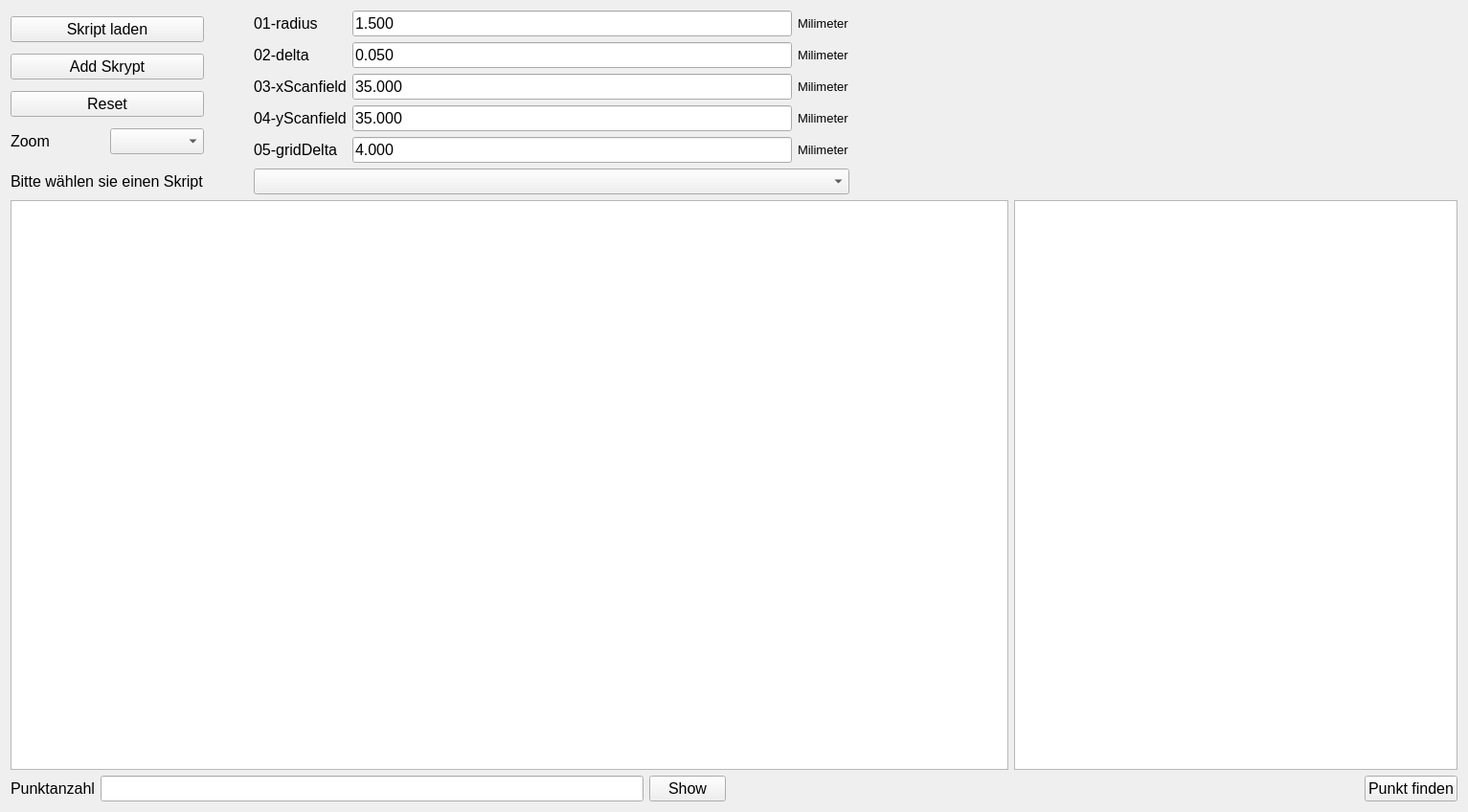
<?xml version="1.0" encoding="UTF-8"?>
<ui version="4.0">
 <class>Points_in_EllipseClass</class>
 <widget class="QWidget" name="Points_in_EllipseClass">
  <property name="geometry">
   <rect>
    <x>0</x>
    <y>0</y>
    <width>1533</width>
    <height>848</height>
   </rect>
  </property>
  <property name="windowTitle">
   <string>Points_in_Ellipse</string>
  </property>
  <layout class="QVBoxLayout" name="verticalLayout_2" stretch="0,0,0">
   <item>
    <layout class="QGridLayout" name="gridLayout_3">
     <item row="1" column="0">
      <widget class="QLabel" name="label_2">
       <property name="font">
        <font>
         <pointsize>12</pointsize>
        </font>
       </property>
       <property name="text">
        <string>Bitte wählen sie einen Skript</string>
       </property>
      </widget>
     </item>
     <item row="0" column="6" rowspan="2">
      <widget class="QLabel" name="label_13">
       <property name="text">
        <string/>
       </property>
       <property name="pixmap">
        <pixmap>Resources/logo_lunovu_transparent.png</pixmap>
       </property>
       <property name="scaledContents">
        <bool>true</bool>
       </property>
      </widget>
     </item>
     <item row="0" column="5" rowspan="2">
      <spacer name="horizontalSpacer_2">
       <property name="orientation">
        <enum>Qt::Horizontal</enum>
       </property>
       <property name="sizeHint" stdset="0">
        <size>
         <width>40</width>
         <height>20</height>
        </size>
       </property>
      </spacer>
     </item>
     <item row="0" column="3" rowspan="2">
      <layout class="QVBoxLayout" name="verticalLayout">
       <item>
        <layout class="QHBoxLayout" name="horizontalLayout"/>
       </item>
      </layout>
     </item>
     <item row="0" column="4">
      <layout class="QGridLayout" name="gridLayout_2">
       <item row="0" column="1">
        <widget class="QLineEdit" name="radiusEdit">
         <property name="font">
          <font>
           <pointsize>12</pointsize>
          </font>
         </property>
         <property name="text">
          <string>1.500</string>
         </property>
        </widget>
       </item>
       <item row="2" column="2">
        <widget class="QLabel" name="label_11">
         <property name="font">
          <font>
           <pointsize>10</pointsize>
          </font>
         </property>
         <property name="text">
          <string>Milimeter</string>
         </property>
        </widget>
       </item>
       <item row="4" column="2">
        <widget class="QLabel" name="label_10">
         <property name="font">
          <font>
           <pointsize>10</pointsize>
          </font>
         </property>
         <property name="text">
          <string>Milimeter</string>
         </property>
        </widget>
       </item>
       <item row="0" column="2">
        <widget class="QLabel" name="label_12">
         <property name="font">
          <font>
           <pointsize>10</pointsize>
          </font>
         </property>
         <property name="text">
          <string>Milimeter</string>
         </property>
        </widget>
       </item>
       <item row="4" column="0">
        <widget class="QLabel" name="label_5">
         <property name="font">
          <font>
           <pointsize>12</pointsize>
          </font>
         </property>
         <property name="text">
          <string>04-yScanfield</string>
         </property>
        </widget>
       </item>
       <item row="3" column="1">
        <widget class="QLineEdit" name="xScanEdit">
         <property name="font">
          <font>
           <pointsize>12</pointsize>
          </font>
         </property>
         <property name="text">
          <string>35.000</string>
         </property>
        </widget>
       </item>
       <item row="2" column="0">
        <widget class="QLabel" name="label_7">
         <property name="font">
          <font>
           <pointsize>12</pointsize>
          </font>
         </property>
         <property name="text">
          <string>02-delta</string>
         </property>
        </widget>
       </item>
       <item row="3" column="2">
        <widget class="QLabel" name="label_9">
         <property name="font">
          <font>
           <pointsize>10</pointsize>
          </font>
         </property>
         <property name="text">
          <string>Milimeter</string>
         </property>
        </widget>
       </item>
       <item row="0" column="0">
        <widget class="QLabel" name="label_6">
         <property name="font">
          <font>
           <pointsize>12</pointsize>
          </font>
         </property>
         <property name="text">
          <string>01-radius</string>
         </property>
        </widget>
       </item>
       <item row="3" column="0">
        <widget class="QLabel" name="label_3">
         <property name="font">
          <font>
           <pointsize>12</pointsize>
          </font>
         </property>
         <property name="text">
          <string>03-xScanfield</string>
         </property>
        </widget>
       </item>
       <item row="4" column="1">
        <widget class="QLineEdit" name="yScanEdit">
         <property name="font">
          <font>
           <pointsize>12</pointsize>
          </font>
         </property>
         <property name="text">
          <string>35.000</string>
         </property>
        </widget>
       </item>
       <item row="2" column="1">
        <widget class="QLineEdit" name="deltaEdit">
         <property name="font">
          <font>
           <pointsize>12</pointsize>
          </font>
         </property>
         <property name="text">
          <string>0.050</string>
         </property>
        </widget>
       </item>
       <item row="5" column="0">
        <widget class="QLabel" name="label_4">
         <property name="font">
          <font>
           <pointsize>12</pointsize>
          </font>
         </property>
         <property name="text">
          <string>05-gridDelta</string>
         </property>
        </widget>
       </item>
       <item row="5" column="1">
        <widget class="QLineEdit" name="gridDEltaEdit">
         <property name="font">
          <font>
           <pointsize>12</pointsize>
          </font>
         </property>
         <property name="text">
          <string>4.000</string>
         </property>
        </widget>
       </item>
       <item row="5" column="2">
        <widget class="QLabel" name="label_8">
         <property name="font">
          <font>
           <pointsize>10</pointsize>
          </font>
         </property>
         <property name="text">
          <string>Milimeter</string>
         </property>
        </widget>
       </item>
      </layout>
     </item>
     <item row="0" column="0">
      <layout class="QGridLayout" name="gridLayout">
       <item row="12" column="0">
        <widget class="QLabel" name="label_14">
         <property name="font">
          <font>
           <pointsize>12</pointsize>
          </font>
         </property>
         <property name="text">
          <string>Zoom</string>
         </property>
        </widget>
       </item>
       <item row="12" column="1">
        <widget class="QComboBox" name="zBox">
         <property name="font">
          <font>
           <pointsize>12</pointsize>
          </font>
         </property>
        </widget>
       </item>
       <item row="9" column="0" colspan="2">
        <widget class="QPushButton" name="pbskript">
         <property name="font">
          <font>
           <pointsize>12</pointsize>
          </font>
         </property>
         <property name="text">
          <string>Skript laden</string>
         </property>
        </widget>
       </item>
       <item row="10" column="0" colspan="2">
        <widget class="QPushButton" name="pbadd">
         <property name="font">
          <font>
           <pointsize>12</pointsize>
          </font>
         </property>
         <property name="text">
          <string>Add Skrypt</string>
         </property>
        </widget>
       </item>
       <item row="11" column="0" colspan="2">
        <widget class="QPushButton" name="pbreset">
         <property name="font">
          <font>
           <pointsize>12</pointsize>
          </font>
         </property>
         <property name="text">
          <string>Reset</string>
         </property>
        </widget>
       </item>
      </layout>
     </item>
     <item row="0" column="1" colspan="2">
      <spacer name="horizontalSpacer_3">
       <property name="orientation">
        <enum>Qt::Horizontal</enum>
       </property>
       <property name="sizeHint" stdset="0">
        <size>
         <width>40</width>
         <height>20</height>
        </size>
       </property>
      </spacer>
     </item>
     <item row="1" column="4">
      <widget class="QComboBox" name="comboBox">
       <property name="font">
        <font>
         <pointsize>12</pointsize>
        </font>
       </property>
      </widget>
     </item>
    </layout>
   </item>
   <item>
    <layout class="QHBoxLayout" name="horizontalLayout_2" stretch="9,4">
     <item>
      <widget class="QGraphicsView" name="graphicsView">
       <property name="font">
        <font>
         <pointsize>12</pointsize>
        </font>
       </property>
      </widget>
     </item>
     <item>
      <widget class="QListWidget" name="listWidget">
       <property name="font">
        <font>
         <pointsize>12</pointsize>
        </font>
       </property>
      </widget>
     </item>
    </layout>
   </item>
   <item>
    <layout class="QHBoxLayout" name="horizontalLayout_4">
     <item>
      <layout class="QHBoxLayout" name="horizontalLayout_3">
       <item>
        <widget class="QLabel" name="label">
         <property name="font">
          <font>
           <pointsize>12</pointsize>
          </font>
         </property>
         <property name="text">
          <string>Punktanzahl</string>
         </property>
        </widget>
       </item>
       <item>
        <widget class="QLineEdit" name="insgesamtEdit">
         <property name="font">
          <font>
           <pointsize>12</pointsize>
          </font>
         </property>
        </widget>
       </item>
      </layout>
     </item>
     <item>
      <widget class="QPushButton" name="pbshow">
       <property name="font">
        <font>
         <pointsize>12</pointsize>
        </font>
       </property>
       <property name="text">
        <string>Show</string>
       </property>
      </widget>
     </item>
     <item>
      <spacer name="horizontalSpacer">
       <property name="orientation">
        <enum>Qt::Horizontal</enum>
       </property>
       <property name="sizeHint" stdset="0">
        <size>
         <width>40</width>
         <height>20</height>
        </size>
       </property>
      </spacer>
     </item>
     <item>
      <widget class="QPushButton" name="pbMalen">
       <property name="font">
        <font>
         <pointsize>12</pointsize>
        </font>
       </property>
       <property name="text">
        <string>Punkt finden</string>
       </property>
      </widget>
     </item>
    </layout>
   </item>
  </layout>
 </widget>
 <layoutdefault spacing="6" margin="11"/>
 <resources>
  <include location="points_in_ellipse.qrc"/>
 </resources>
 <connections/>
</ui>
